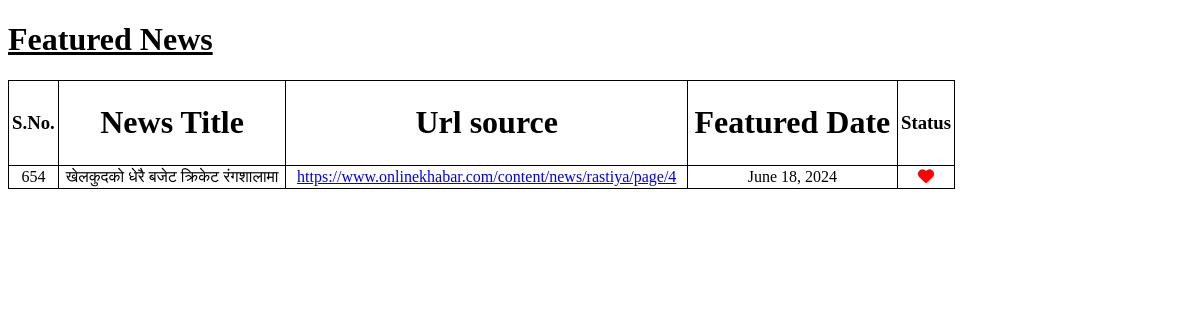
Page /tool/featured_news/ (signed in) on the earlier database version.
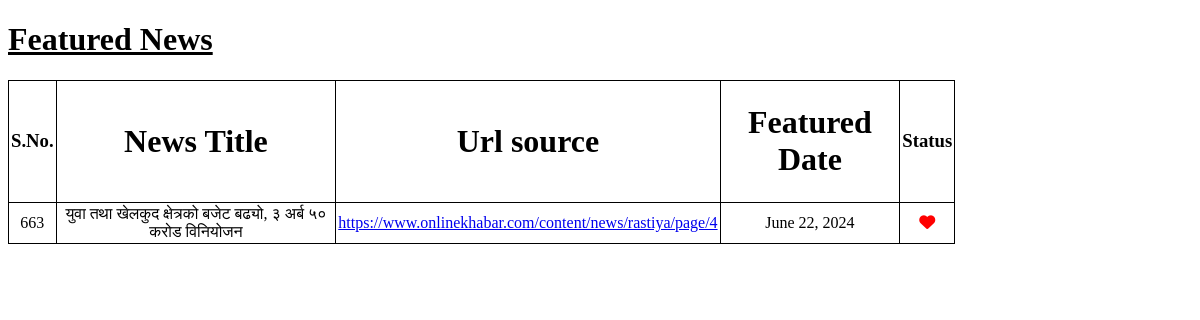
Same page on the later database version.
### scrappingtool/models.py (models this page shows, shortened)
class FeaturedNews(models.Model):
    user=models.ForeignKey(User,on_delete=models.CASCADE)
    featured_news=models.ForeignKey(Newsheadline,on_delete=models.CASCADE)
    featured_date=models.DateField(auto_now_add=True)

class Newsheadline(models.Model):
    news_source=models.ForeignKey(Webportal, on_delete=models.CASCADE)
    news_title=models.CharField(max_length=512)
    news_upload_date=models.TextField()

class Webportal(models.Model):
    page_title=models.CharField(max_length=128)
    page_id=models.UUIDField(primary_key=True, default=uuid.uuid4, editable=False)
    page_url=models.URLField(max_length=200)

### scrappingtool/views.py (the view)
# urls.py: path('featured_news/',views.featured_news,name="feature"),
@user_passes_test(user_required)
def featured_news(request):
    featured_news=FeaturedNews.objects.filter(user=request.user)
    return render(request,"featured_news.html",{'featured_news':featured_news})

### scrappingtool/views.py (called while the page is built)
def user_required(user):
    return user.is_active

### Template/featured_news.html (shortened to what this page needs)
<!DOCTYPE html>
<html lang="en">
<head>
</head>
<body>
    {%if featured_news%}
    <h1><u>Featured News</u></h1>
    <table>
        <th><h3>S.No.</h3></th>
        <th><h1>News Title</h1></th>
        <th><h1>Url source</h1></th>
        <th><h1>Featured Date</h1></th>
        <th><h3>Status</h3></th>
        {%for news in featured_news%}
    <tr>
        <td>{{news.featured_news.id }}</td>
        <td>{{news.featured_news.news_title}}</td>
        <td><a href="{{news.featured_news.news_source.page_url}}">{{news.featured_news.news_source.page_url}}</a></td>
        <td>{{news.featured_date}}</td>
        <td>
            <a href="/tool/unfeature/{{news.featured_news_id}}"><i id="feature" class="fa-solid fa-heart"></i></a>
        </td>
    </tr>
    {%endfor%}
</table>
{%else%}
    <div style="text-align: center; margin-top: 100px;">
        <h1>Wow, Such Empty!</h1>
        <p>This page doesn't have any featured news yet.</p>
    </div>
{%endif%}
</body>
</html>

Differences in the rows shown:
removed FeaturedNews: featured_news.id "654", featured_news.news_title "खेलकुदको धेरै बजेट क्रिकेट रंगशालामा", featured_news.news_source.page_url "https://www.onlinekhabar.com/content/news/rastiya/page/4", featured_date "June 18, 2024"
added FeaturedNews: featured_news.id "663", featured_news.news_title "युवा तथा खेलकुद क्षेत्रको बजेट बढ्यो, ३ अर्ब ५० करोड विनियोजन", featured_news.news_source.page_url "https://www.onlinekhabar.com/content/news/rastiya/page/4", featured_date "June 22, 2024"
